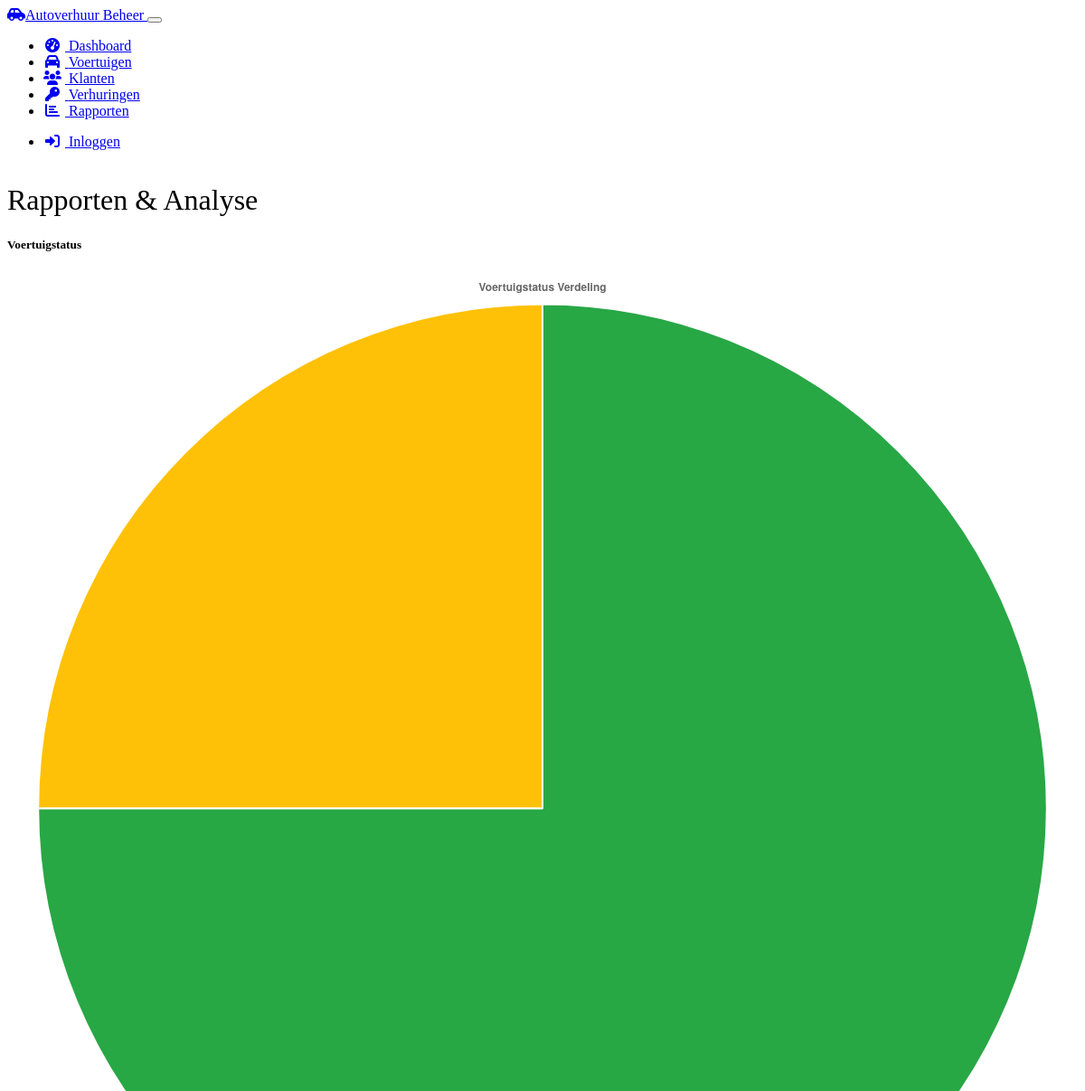
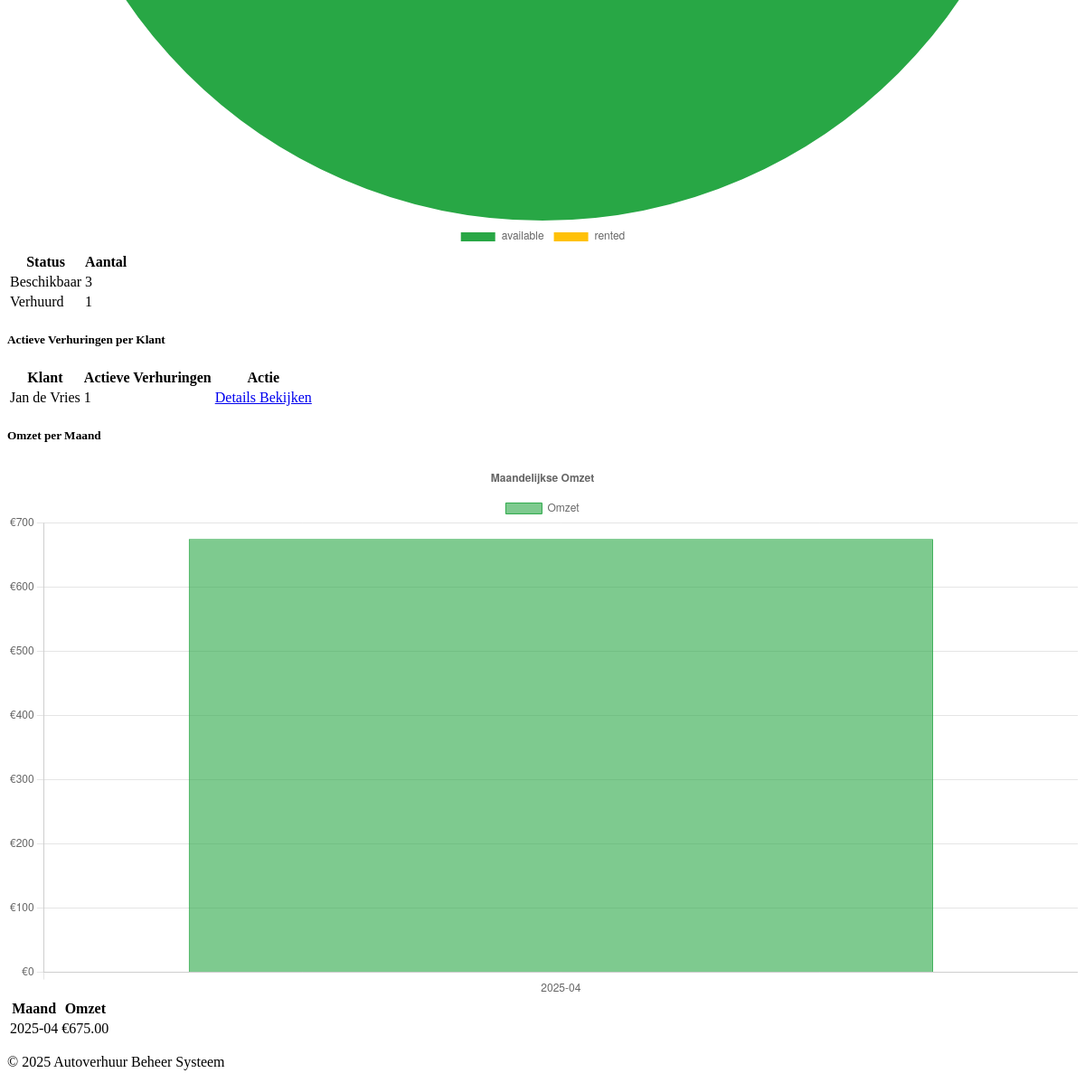
Page /reports on the committed database (2 pictures, top to bottom).
### models.py (models this page shows, shortened)
class Customer(db.Model):
    id = db.Column(db.Integer, primary_key=True)
    first_name = db.Column(db.String(50), nullable=False)
    last_name = db.Column(db.String(50), nullable=False)
    email = db.Column(db.String(100), unique=True, nullable=False)
    phone = db.Column(db.String(20))
    address = db.Column(db.String(200))
    driver_license = db.Column(db.String(50), unique=True, nullable=False)
    created_at = db.Column(db.DateTime, default=datetime.utcnow)
    rentals = db.relationship('Rental', backref='customer', lazy=True)

### routes.py (the view)
@app.route('/reports')
def reports():
    vehicle_status = db.session.query(
        Vehicle.status, db.func.count(Vehicle.id).label('count')
    ).group_by(Vehicle.status).all()
    customer_rentals = db.session.query(
        Customer.id,
        Customer.first_name,
        Customer.last_name,
        db.func.count(Rental.id).label('rental_count')
    ).join(Rental).filter(Rental.status == 'active').group_by(
        Customer.id, Customer.first_name, Customer.last_name
    ).all()
    revenue_by_month = []
    try:
        rentals = Rental.query.filter(Rental.status.in_(['active', 'completed'])).all()
        revenue_data = {}
        for rental in rentals:
            month_key = f"{rental.start_date.year}-{rental.start_date.month:02d}"
            if month_key not in revenue_data:
                revenue_data[month_key] = 0
            revenue_data[month_key] += rental.total_cost
        from collections import namedtuple
        RevenueResult = namedtuple('RevenueResult', ['month', 'revenue'])
        sorted_months = sorted(revenue_data.keys())[-6:]
        for month in sorted_months:
            revenue_by_month.append(RevenueResult(month, revenue_data[month]))
    except Exception as e:
        app.logger.error(f"Error generating revenue report: {str(e)}")
    return render_template('reports.html',
                          vehicle_status=vehicle_status,
                          customer_rentals=customer_rentals,
                          revenue_by_month=revenue_by_month)

### templates/reports.html (shortened to what this page needs)
{% extends 'layout.html' %}
{% block content %}
<h1 class="mb-4">Rapporten & Analyse</h1>
<div class="row">
    <div class="col-md-6 mb-4">
        <div class="card h-100">
            <div class="card-header bg-primary text-white">
                <h5 class="mb-0">Voertuigstatus</h5>
            </div>
            <div class="card-body">
                <canvas id="vehicleStatusChart"></canvas>
                {% if vehicle_status %}
                <div class="table-responsive mt-3">
                    <table class="table table-sm">
                        <thead>
                            <tr>
                                <th>Status</th>
                                <th>Aantal</th>
                            </tr>
                        </thead>
                        <tbody>
                            {% for status in vehicle_status %}
                            <tr>
                                <td>
                                    {% if status.status == 'available' %}Beschikbaar
                                    {% elif status.status == 'rented' %}Verhuurd
                                    {% elif status.status == 'maintenance' %}Onderhoud
                                    {% else %}{{ status.status }}{% endif %}
                                </td>
                                <td>{{ status.count }}</td>
                            </tr>
                            {% endfor %}
                        </tbody>
                    </table>
                </div>
                {% else %}
                <p class="text-center py-4">Geen voertuiggegevens beschikbaar</p>
                {% endif %}
            </div>
        </div>
    </div>
    <div class="col-md-6 mb-4">
        <div class="card h-100">
            <div class="card-header bg-info text-white">
                <h5 class="mb-0">Actieve Verhuringen per Klant</h5>
            </div>
            <div class="card-body">
                {% if customer_rentals %}
                <div class="table-responsive">
                    <table class="table table-hover">
                        <thead>
                            <tr>
                                <th>Klant</th>
                                <th>Actieve Verhuringen</th>
                                <th>Actie</th>
                            </tr>
                        </thead>
                        <tbody>
                            {% for customer in customer_rentals %}
                            <tr>
                                <td>{{ customer.first_name }} {{ customer.last_name }}</td>
                                <td>{{ customer.rental_count }}</td>
                                <td>
                                    <a href="{{ url_for('edit_customer', id=customer.id) }}" class="btn btn-sm btn-outline-primary">
                                        Details Bekijken
                                    </a>
                                </td>
                            </tr>
                            {% endfor %}
                        </tbody>
                    </table>
                </div>
                {% else %}
                <p class="text-center py-4">Geen actieve verhuringsgegevens beschikbaar</p>
                {% endif %}
            </div>
        </div>
    </div>
</div>
<div class="row">
    <div class="col-md-12 mb-4">
        <div class="card">
            <div class="card-header bg-success text-white">
                <h5 class="mb-0">Omzet per Maand</h5>
            </div>
            <div class="card-body">
                <canvas id="revenueChart"></canvas>
                {% if revenue_by_month %}
                <div class="table-responsive mt-3">
                    <table class="table table-sm">
                        <thead>
                            <tr>
                                <th>Maand</th>
                                <th>Omzet</th>
                            </tr>
                        </thead>
                        <tbody>
                            {% for month in revenue_by_month %}
                            <tr>
                                <td>{{ month.month }}</td>
                                <td>€{{ "%.2f"|format(month.revenue) }}</td>
                            </tr>
                            {% endfor %}
                        </tbody>
                    </table>
                </div>
                {% else %}
                <p class="text-center py-4">Geen omzetgegevens beschikbaar</p>
                {% endif %}
            </div>
        </div>
    </div>
</div>
{% endblock %}
{% block scripts %}
<script>
    document.addEventListener('DOMContentLoaded', function() {
        // Vehicle Status Chart
        {% if vehicle_status %}
        const vehicleStatusCtx = document.getElementById('vehicleStatusChart').getContext('2d');
        const statusLabels = [{% for status in vehicle_status %}'{{ status.status }}',{% endfor %}];
        const statusData = [{% for status in vehicle_status %}{{ status.count }},{% endfor %}];
        const statusColors = ['#28a745', '#ffc107', '#6c757d'];  // green for available, yellow for rented, gray for maintenance
        new Chart(vehicleStatusCtx, {
            type: 'pie',
            data: {
                labels: statusLabels,
                datasets: [{
                    data: statusData,
                    backgroundColor: statusColors
                }]
            },
            options: {
                responsive: true,
                plugins: {
                    legend: {
                        position: 'bottom'
                    },
                    title: {
                        display: true,
                        text: 'Voertuigstatus Verdeling'
                    }
                }
            }
        });
        {% endif %}
        // Revenue Chart
        {% if revenue_by_month %}
        const revenueCtx = document.getElementById('revenueChart').getContext('2d');
        const monthLabels = [{% for month in revenue_by_month %}'{{ month.month }}',{% endfor %}];
        const revenueData = [{% for month in revenue_by_month %}{{ month.revenue }},{% endfor %}];
        new Chart(revenueCtx, {
            type: 'bar',
            data: {
                labels: monthLabels,
                datasets: [{
                    label: 'Omzet',
                    data: revenueData,
                    backgroundColor: 'rgba(40, 167, 69, 0.6)',
                    borderColor: 'rgba(40, 167, 69, 1)',
                    borderWidth: 1
                }]
            },
            options: {
                responsive: true,
                scales: {
                    y: {
                        beginAtZero: true,
                        ticks: {
                            callback: function(value) {
                                return '€' + value;
                            }
                        }
                    }
                },
                plugins: {
                    title: {
                        display: true,
                        text: 'Maandelijkse Omzet'
                    }
                }
            }
        });
        {% endif %}
    });
</script>
{% endblock %}

### static/css/custom.css (style rules this page uses)
.card { transition: transform 0.3s ease, box-shadow 0.3s ease; }
body { display: flex; flex-direction: column; min-height: 100vh; }
h1, h2 { font-weight: 300; margin-bottom: 1rem; }

### rows in the picture
Customer: first_name "Jan", last_name "de Vries", rental_count "1"

### other values in the picture
{{ status.count }} "3" "1"
{{ month.month }} "2025-04"
{{ "%.2f"|format(month.revenue) }} "675.00"
chart data {{ status.status }} available, rented
chart data {{ status.count }} 3, 1
chart data {{ month.month }} 2025-04
chart data {{ month.revenue }} 675.0
